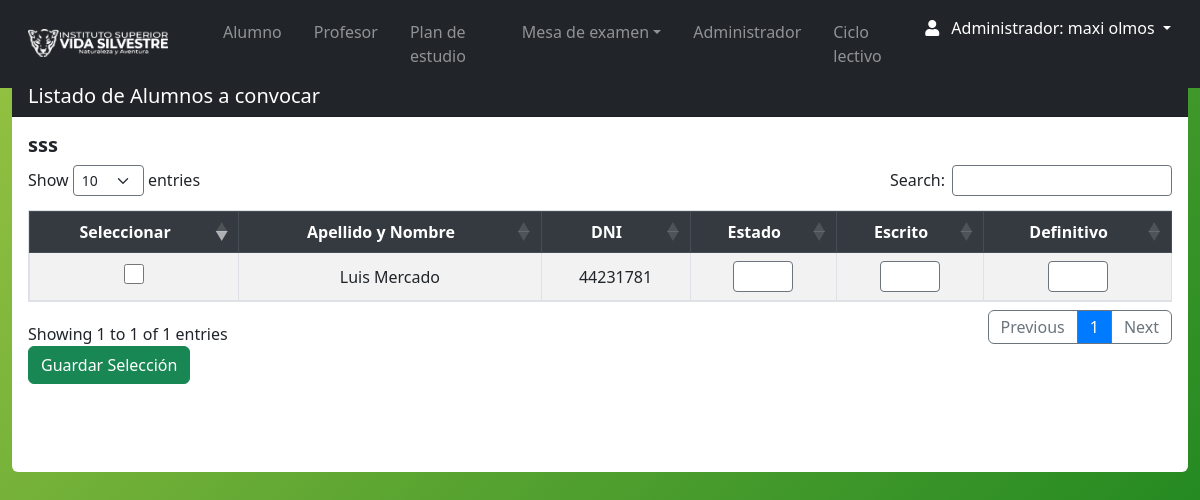
The app's page /Views/admin/alum_aconvocar.php?id=1 (signed in) with its own data.
### tables this page shows
CREATE TABLE `inscripcion` (
  `id_inscripcion` int(11) NOT NULL,
  `id_alumno` int(11) NOT NULL,
  `id_mesa_examen` int(11) DEFAULT NULL,
  `fecha_inscripcion` datetime DEFAULT current_timestamp()
);

CREATE TABLE `mesa_examen` (
  `id_mesa` int(11) NOT NULL,
  `id_materia` int(11) DEFAULT NULL,
  `fecha` date DEFAULT NULL,
  `nombre_mesa` varchar(30) DEFAULT NULL,
  `hora` time DEFAULT NULL,
  `id_ciclo` int(11) DEFAULT NULL,
  `id_tipo` int(11) DEFAULT NULL,
  `estado` varchar(11) DEFAULT NULL,
  `libro` varchar(20) NOT NULL,
  `folio` int(11) DEFAULT NULL,
  `id_t` int(11) NOT NULL
);

CREATE TABLE `persona` (
  `id_persona` int(11) NOT NULL,
  `nombre` varchar(35) NOT NULL,
  `apellido` varchar(35) NOT NULL,
  `fecha_nacimiento` date NOT NULL,
  `DNI` int(11) NOT NULL,
  `celular` varchar(15) DEFAULT NULL,
  `email_correo` varchar(100) DEFAULT NULL,
  `direccion` varchar(55) DEFAULT NULL,
  `fecha_ingreso` date DEFAULT NULL,
  `pais` varchar(55) DEFAULT NULL,
  `ciudad` varchar(55) DEFAULT NULL,
  `contraseña` varchar(10) DEFAULT NULL,
  `id_rol` int(11) NOT NULL,
  `genero` varchar(15) DEFAULT NULL,
  `legajo` int(11) DEFAULT NULL,
  `titulo` varchar(100) DEFAULT NULL,
  `estado` varchar(11) DEFAULT NULL
);

### Views/admin/alum_aconvocar.php (the view, shortened to what this page needs)
<?php
require_once('../../conn/connection.php');
$query = "SELECT * FROM inscripcion
          INNER JOIN persona ON inscripcion.id_alumno = persona.id_persona AND persona.estado = 'Activo'
          INNER JOIN mesa_examen ON inscripcion.id_mesa_examen = mesa_examen.id_mesa AND mesa_examen.estado = 'Activo'
          WHERE id_mesa_examen = :id_mesa_examen";
$stmt = $db->prepare($query);
$stmt->bindParam(':id_mesa_examen', $_GET['id'], PDO::PARAM_INT);
$stmt->execute();
$resultados = $stmt->fetchAll(PDO::FETCH_ASSOC);
require 'navbar.php';
?>
<section class="content mt-3">
    <div class="row m-auto">
        <div class="col-sm">
            <div class="card rounded-2 border-0">
                <div class="card-header pb-0 bg-dark text-white">
                    <h5 class="d-inline-block">Listado de Alumnos a convocar</h5>
                </div>
                <div class="card-body table-responsive">
                    <form action="" method="post">
                        <input type="hidden" name="id_mesa" value="<?php echo htmlspecialchars($_GET['id']); ?>">
                        <table id="example" class="table table-striped table-bordered" cellspacing="0" width="100%">
                            <h5 class="d-inline-block"><strong><?php echo htmlspecialchars($resultados[0]['nombre_mesa']); ?><br></strong></h5>
                            <thead class="thead-dark">
                                <tr>
                                    <th>Seleccionar</th>
                                    <th>Apellido y Nombre</th>
                                    <th>DNI</th>
                                    <th>Estado</th>
                                    <th>Escrito</th>
                                    <th>Definitivo</th>
                                </tr>
                            </thead>
                            <tbody>
                                <?php foreach ($resultados as $resultado): ?>
                                    <tr>
                                        <th scope="row">
                                            <input type="checkbox" name="seleccionar[]" value="<?php echo htmlspecialchars($resultado['id_alumno']); ?>">
                                        </th>
                                        <td><?php echo htmlspecialchars($resultado['nombre'] . " " . $resultado['apellido']); ?></td>
                                        <td><?php echo htmlspecialchars($resultado['DNI']); ?></td>
                                        <td><input id='fixed-size' type='number' name='$key'
                                                               class='form-control form-control-sm'
                                                               min='0' max='10' step='0.01'
                                                               value='$valor' $readonly></td>
                                        <td><input id='fixed-size' type='number' name='$key'
                                                               class='form-control form-control-sm'
                                                               min='0' max='10' step='0.01'
                                                               value='$valor' $readonly></td>  </td>
                                        <td><input id='fixed-size' type='number' name='$key'
                                                               class='form-control form-control-sm'
                                                               min='0' max='10' step='0.01'
                                                               value='$valor' $readonly></td>  </td>
                                    </tr>
                                <?php endforeach; ?>
                            </tbody>
                        </table>
                        <button type="submit" class="btn btn-success">Guardar Selección</button>
                    </form>
                    <br>
                    <br><br>
                </div>
            </div>
        </div>
    </div>
</section>

### css/style.css (style rules this page uses)
body { background: linear-gradient(135deg, #98c343, #10801c); position: relative; padding-bottom: 10px; min-height: 100vh; }
input { border-style: solid !important; border-color: #6c757d !important; border-width: 1.5px !important; }
input[type=checkbox] { border-color: #6c757d !important; border-style: solid !important; border-width: 2px !important; width: 20px; height: 20px; }
th, td { text-align: center !important; vertical-align: middle !important; }
#fixed-size { width: 60px; height: 30px; margin: auto; text-align: center; }
input[type="number"] { -webkit-appearance: none; -moz-appearance: textfield; appearance: none; margin: 0; }

### records on screen
inscripcion: id_mesa_examen.nombre_mesa "sss", id_alumno.apellido "Luis Mercado", id_alumno.DNI "44231781"

### other values on screen
$_SESSION['nombre'] "maxi"
$_SESSION['apellido'] "olmos"
